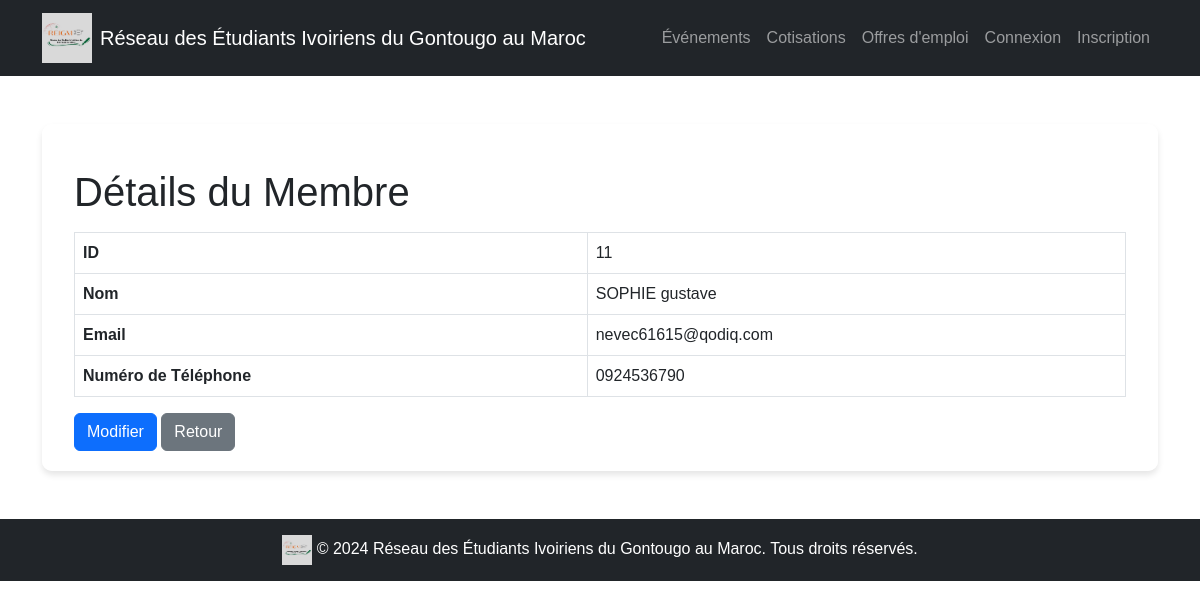
Screenshot of /members/11/ with the database file from the repository.
### core/models.py (models this page shows, shortened)
class Member(models.Model):
    name = models.CharField(max_length=100)
    email = models.EmailField(unique=True)
    phone = models.CharField(max_length=15, blank=True, null=True)

### core/views.py (the view)
# urls.py: path('members/<int:pk>/', views.member_detail, name='member_detail'),
def member_detail(request, pk):
    member = get_object_or_404(Member, pk=pk)
    return render(request, 'core/member_detail.html', {'member': member})

### core/templates/core/member_detail.html (shortened to what this page needs)
{% extends 'core/base.html' %}
{% block content %}
<div class="container mt-4">
    <h1>Détails du Membre</h1>
    <table class="table table-bordered mt-3">
        <tr>
            <th>ID</th>
            <td>{{ member.id }}</td>
        </tr>
        <tr>
            <th>Nom</th>
            <td>{{ member.name }}</td>
        </tr>
        <tr>
            <th>Email</th>
            <td>{{ member.email }}</td>
        </tr>
        <tr>
            <th>Numéro de Téléphone</th>
            <td>{{ member.phone }}</td>
        </tr>
    </table>
    <a href="{% url 'member_edit' member.id %}" class="btn btn-primary">Modifier</a>
    <a href="{% url 'member_list' %}" class="btn btn-secondary">Retour</a>
</div>
{% endblock %}

### rows the page displays
Member: id "11", name "SOPHIE gustave", email "nevec61615@qodiq.com", phone "0924536790"
